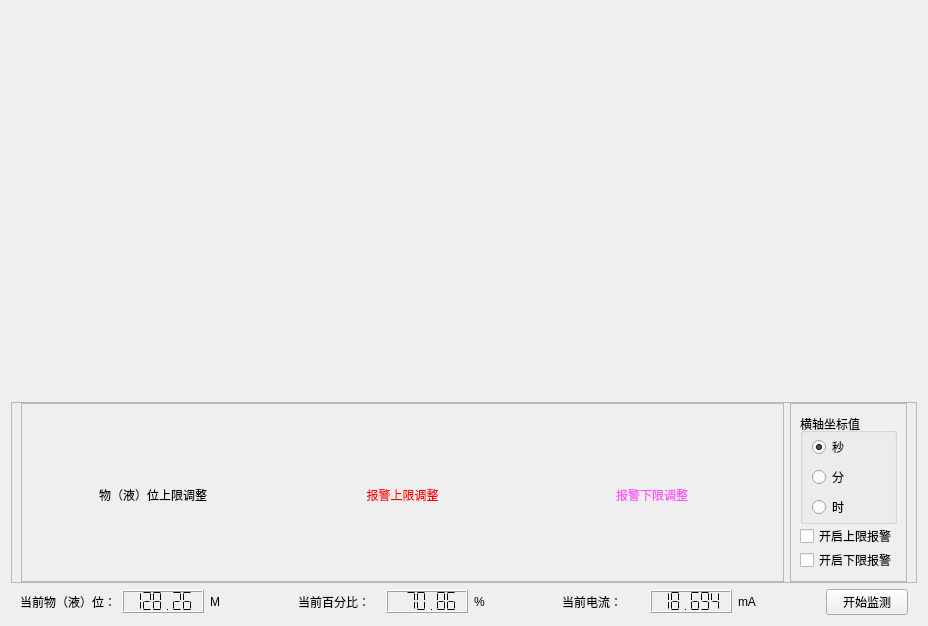
<?xml version="1.0" encoding="UTF-8"?>
<ui version="4.0">
 <class>ProcessMonitorWidget</class>
 <widget class="QWidget" name="ProcessMonitorWidget">
  <property name="geometry">
   <rect>
    <x>0</x>
    <y>0</y>
    <width>928</width>
    <height>626</height>
   </rect>
  </property>
  <property name="windowTitle">
   <string>Form</string>
  </property>
  <layout class="QVBoxLayout" name="verticalLayout_2">
   <item>
    <widget class="QFrame" name="frame">
     <property name="frameShadow">
      <enum>QFrame::Raised</enum>
     </property>
     <layout class="QHBoxLayout" name="horizontalLayout" stretch="1,1">
      <property name="bottomMargin">
       <number>0</number>
      </property>
      <item>
       <widget class="QwtPlot" name="measurePlot">
        <property name="sizePolicy">
         <sizepolicy hsizetype="Preferred" vsizetype="MinimumExpanding">
          <horstretch>0</horstretch>
          <verstretch>0</verstretch>
         </sizepolicy>
        </property>
       </widget>
      </item>
      <item>
       <widget class="QwtPlot" name="currentPlot">
        <property name="sizePolicy">
         <sizepolicy hsizetype="Preferred" vsizetype="MinimumExpanding">
          <horstretch>0</horstretch>
          <verstretch>0</verstretch>
         </sizepolicy>
        </property>
       </widget>
      </item>
     </layout>
    </widget>
   </item>
   <item>
    <widget class="QFrame" name="frame_5">
     <property name="sizePolicy">
      <sizepolicy hsizetype="Preferred" vsizetype="Fixed">
       <horstretch>0</horstretch>
       <verstretch>0</verstretch>
      </sizepolicy>
     </property>
     <property name="frameShape">
      <enum>QFrame::StyledPanel</enum>
     </property>
     <property name="frameShadow">
      <enum>QFrame::Raised</enum>
     </property>
     <layout class="QHBoxLayout" name="horizontalLayout_3">
      <property name="topMargin">
       <number>0</number>
      </property>
      <property name="bottomMargin">
       <number>0</number>
      </property>
      <item>
       <widget class="QFrame" name="frame_3">
        <property name="frameShape">
         <enum>QFrame::StyledPanel</enum>
        </property>
        <property name="frameShadow">
         <enum>QFrame::Raised</enum>
        </property>
        <layout class="QGridLayout" name="gridLayout">
         <property name="topMargin">
          <number>0</number>
         </property>
         <property name="bottomMargin">
          <number>2</number>
         </property>
         <item row="0" column="0">
          <widget class="QwtKnob" name="limtKnob">
           <property name="sizePolicy">
            <sizepolicy hsizetype="MinimumExpanding" vsizetype="Fixed">
             <horstretch>0</horstretch>
             <verstretch>0</verstretch>
            </sizepolicy>
           </property>
           <property name="lowerBound">
            <double>30.000000000000000</double>
           </property>
           <property name="upperBound">
            <double>50.000000000000000</double>
           </property>
           <property name="markerStyle">
            <enum>QwtKnob::Triangle</enum>
           </property>
          </widget>
         </item>
         <item row="1" column="1">
          <widget class="QLabel" name="label_9">
           <property name="styleSheet">
            <string notr="true">color: rgb(255, 0, 0);</string>
           </property>
           <property name="text">
            <string>报警上限调整</string>
           </property>
           <property name="alignment">
            <set>Qt::AlignCenter</set>
           </property>
          </widget>
         </item>
         <item row="1" column="0">
          <widget class="QLabel" name="label_7">
           <property name="text">
            <string>物（液）位上限调整</string>
           </property>
           <property name="alignment">
            <set>Qt::AlignCenter</set>
           </property>
          </widget>
         </item>
         <item row="0" column="1">
          <widget class="QwtKnob" name="upKnob">
           <property name="enabled">
            <bool>false</bool>
           </property>
           <property name="sizePolicy">
            <sizepolicy hsizetype="MinimumExpanding" vsizetype="Fixed">
             <horstretch>0</horstretch>
             <verstretch>0</verstretch>
            </sizepolicy>
           </property>
           <property name="upperBound">
            <double>30.000000000000000</double>
           </property>
           <property name="scaleMaxMajor">
            <number>10</number>
           </property>
           <property name="scaleMaxMinor">
            <number>2</number>
           </property>
           <property name="markerStyle">
            <enum>QwtKnob::Triangle</enum>
           </property>
          </widget>
         </item>
         <item row="1" column="2">
          <widget class="QLabel" name="label_8">
           <property name="layoutDirection">
            <enum>Qt::LeftToRight</enum>
           </property>
           <property name="styleSheet">
            <string notr="true">color: rgb(255, 85, 255);</string>
           </property>
           <property name="text">
            <string>报警下限调整</string>
           </property>
           <property name="alignment">
            <set>Qt::AlignCenter</set>
           </property>
          </widget>
         </item>
         <item row="0" column="2">
          <widget class="QwtKnob" name="downKnob">
           <property name="enabled">
            <bool>false</bool>
           </property>
           <property name="sizePolicy">
            <sizepolicy hsizetype="MinimumExpanding" vsizetype="Fixed">
             <horstretch>0</horstretch>
             <verstretch>0</verstretch>
            </sizepolicy>
           </property>
           <property name="upperBound">
            <double>30.000000000000000</double>
           </property>
           <property name="scaleMaxMajor">
            <number>10</number>
           </property>
           <property name="scaleMaxMinor">
            <number>2</number>
           </property>
           <property name="markerStyle">
            <enum>QwtKnob::Triangle</enum>
           </property>
          </widget>
         </item>
        </layout>
       </widget>
      </item>
      <item>
       <widget class="QFrame" name="frame_4">
        <property name="frameShape">
         <enum>QFrame::StyledPanel</enum>
        </property>
        <property name="frameShadow">
         <enum>QFrame::Raised</enum>
        </property>
        <layout class="QVBoxLayout" name="verticalLayout">
         <property name="spacing">
          <number>0</number>
         </property>
         <property name="topMargin">
          <number>9</number>
         </property>
         <property name="bottomMargin">
          <number>9</number>
         </property>
         <item>
          <widget class="QGroupBox" name="groupBox">
           <property name="title">
            <string>横轴坐标值</string>
           </property>
           <property name="alignment">
            <set>Qt::AlignLeading|Qt::AlignLeft|Qt::AlignVCenter</set>
           </property>
           <layout class="QVBoxLayout" name="verticalLayout_3">
            <property name="topMargin">
             <number>2</number>
            </property>
            <property name="bottomMargin">
             <number>2</number>
            </property>
            <item>
             <widget class="QRadioButton" name="secondRadioButton">
              <property name="text">
               <string>秒</string>
              </property>
              <property name="checked">
               <bool>true</bool>
              </property>
             </widget>
            </item>
            <item>
             <widget class="QRadioButton" name="muniteRadioButton">
              <property name="text">
               <string>分</string>
              </property>
             </widget>
            </item>
            <item>
             <widget class="QRadioButton" name="hourRadioButton">
              <property name="text">
               <string>时</string>
              </property>
             </widget>
            </item>
           </layout>
          </widget>
         </item>
         <item>
          <widget class="QCheckBox" name="upCheckBox">
           <property name="text">
            <string>开启上限报警</string>
           </property>
          </widget>
         </item>
         <item>
          <widget class="QCheckBox" name="downCheckBox">
           <property name="text">
            <string>开启下限报警</string>
           </property>
          </widget>
         </item>
        </layout>
       </widget>
      </item>
     </layout>
    </widget>
   </item>
   <item>
    <widget class="QFrame" name="frame_2">
     <property name="frameShadow">
      <enum>QFrame::Raised</enum>
     </property>
     <layout class="QHBoxLayout" name="horizontalLayout_2">
      <property name="topMargin">
       <number>0</number>
      </property>
      <property name="bottomMargin">
       <number>0</number>
      </property>
      <item>
       <widget class="QLabel" name="label">
        <property name="text">
         <string>当前物（液）位：</string>
        </property>
       </widget>
      </item>
      <item>
       <widget class="QLCDNumber" name="measureNumber">
        <property name="sizePolicy">
         <sizepolicy hsizetype="Minimum" vsizetype="Fixed">
          <horstretch>0</horstretch>
          <verstretch>0</verstretch>
         </sizepolicy>
        </property>
        <property name="frameShape">
         <enum>QFrame::Box</enum>
        </property>
        <property name="frameShadow">
         <enum>QFrame::Raised</enum>
        </property>
        <property name="lineWidth">
         <number>1</number>
        </property>
        <property name="midLineWidth">
         <number>0</number>
        </property>
        <property name="smallDecimalPoint">
         <bool>false</bool>
        </property>
        <property name="digitCount">
         <number>6</number>
        </property>
        <property name="mode">
         <enum>QLCDNumber::Dec</enum>
        </property>
        <property name="segmentStyle">
         <enum>QLCDNumber::Flat</enum>
        </property>
        <property name="value" stdset="0">
         <double>128.256349999999998</double>
        </property>
       </widget>
      </item>
      <item>
       <widget class="QLabel" name="label_2">
        <property name="text">
         <string>M</string>
        </property>
       </widget>
      </item>
      <item>
       <widget class="QLabel" name="label_3">
        <property name="text">
         <string>当前百分比：</string>
        </property>
       </widget>
      </item>
      <item>
       <widget class="QLCDNumber" name="percentNumber">
        <property name="sizePolicy">
         <sizepolicy hsizetype="Minimum" vsizetype="Fixed">
          <horstretch>0</horstretch>
          <verstretch>0</verstretch>
         </sizepolicy>
        </property>
        <property name="digitCount">
         <number>6</number>
        </property>
        <property name="segmentStyle">
         <enum>QLCDNumber::Flat</enum>
        </property>
        <property name="value" stdset="0">
         <double>70.859999999999999</double>
        </property>
       </widget>
      </item>
      <item>
       <widget class="QLabel" name="label_4">
        <property name="text">
         <string>%</string>
        </property>
       </widget>
      </item>
      <item>
       <widget class="QLabel" name="label_5">
        <property name="text">
         <string>当前电流：</string>
        </property>
       </widget>
      </item>
      <item>
       <widget class="QLCDNumber" name="currentNumber">
        <property name="sizePolicy">
         <sizepolicy hsizetype="Minimum" vsizetype="Fixed">
          <horstretch>0</horstretch>
          <verstretch>0</verstretch>
         </sizepolicy>
        </property>
        <property name="digitCount">
         <number>6</number>
        </property>
        <property name="segmentStyle">
         <enum>QLCDNumber::Flat</enum>
        </property>
        <property name="value" stdset="0">
         <double>18.693999999999999</double>
        </property>
       </widget>
      </item>
      <item>
       <widget class="QLabel" name="label_6">
        <property name="text">
         <string>mA</string>
        </property>
       </widget>
      </item>
      <item>
       <widget class="QPushButton" name="startButton">
        <property name="enabled">
         <bool>true</bool>
        </property>
        <property name="text">
         <string>开始监测</string>
        </property>
       </widget>
      </item>
     </layout>
    </widget>
   </item>
  </layout>
 </widget>
 <customwidgets>
  <customwidget>
   <class>QwtPlot</class>
   <extends>QFrame</extends>
   <header>qwt_plot.h</header>
  </customwidget>
  <customwidget>
   <class>QwtKnob</class>
   <extends>QWidget</extends>
   <header>qwt_knob.h</header>
  </customwidget>
 </customwidgets>
 <resources/>
 <connections/>
</ui>
